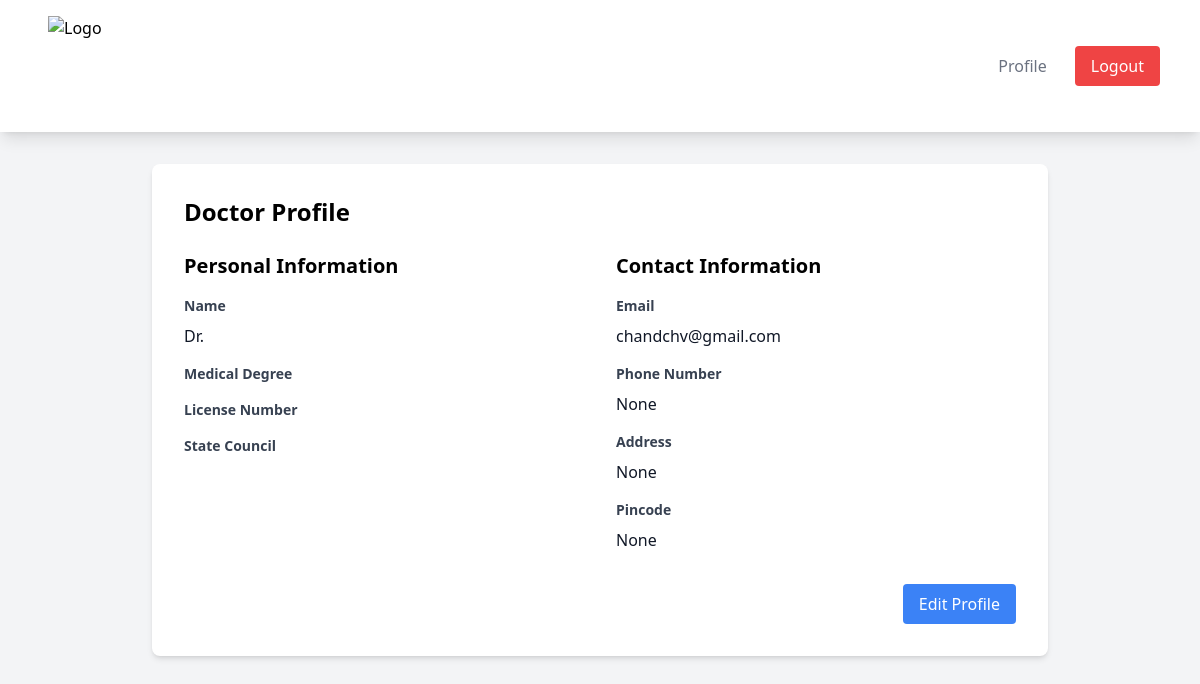
/profile/ (signed in), run on the app's committed database.
### users/models.py (models this page shows, shortened)
class UserProfile(models.Model):
    user = models.OneToOneField(User, on_delete=models.CASCADE)
    clinic = models.ForeignKey(Clinic, on_delete=models.SET_NULL, null=True, blank=True)
    phone_number = models.CharField(max_length=20, null=True, blank=True)
    address = models.TextField(null=True, blank=True)
    pincode = models.CharField(max_length=10, null=True, blank=True)

### users/views/template_views.py (the view)
# urls.py: path('profile/', profile_view, name='profile'),
@login_required
def profile_view(request):
    profile = request.user.userprofile
    return render(request, 'profile.html', {'profile': profile})

### users/templates/profile.html (shortened to what this page needs)
{% extends 'base.html' %}
{% block content %}
<div class="max-w-4xl mx-auto">
    <div class="bg-white rounded-lg shadow-md p-8">
        <h1 class="text-2xl font-bold mb-6">Doctor Profile</h1>
        <div class="grid grid-cols-2 gap-8">
            <div>
                <h2 class="text-xl font-semibold mb-4">Personal Information</h2>
                <div class="space-y-4">
                    <div>
                        <label class="block text-gray-700 text-sm font-bold mb-2">Name</label>
                        <p class="text-gray-900">Dr. {{ profile.user.first_name }} {{ profile.user.last_name }}</p>
                    </div>
                    <div>
                        <label class="block text-gray-700 text-sm font-bold mb-2">Medical Degree</label>
                    </div>
                    <div>
                        <label class="block text-gray-700 text-sm font-bold mb-2">License Number</label>
                    </div>
                    <div>
                        <label class="block text-gray-700 text-sm font-bold mb-2">State Council</label>
                    </div>
                </div>
            </div>
            <div>
                <h2 class="text-xl font-semibold mb-4">Contact Information</h2>
                <div class="space-y-4">
                    <div>
                        <label class="block text-gray-700 text-sm font-bold mb-2">Email</label>
                        <p class="text-gray-900">{{ profile.user.email }}</p>
                    </div>
                    <div>
                        <label class="block text-gray-700 text-sm font-bold mb-2">Phone Number</label>
                        <p class="text-gray-900">{{ profile.phone_number }}</p>
                    </div>
                    <div>
                        <label class="block text-gray-700 text-sm font-bold mb-2">Address</label>
                        <p class="text-gray-900">{{ profile.address }}</p>
                    </div>
                    <div>
                        <label class="block text-gray-700 text-sm font-bold mb-2">Pincode</label>
                        <p class="text-gray-900">{{ profile.pincode }}</p>
                    </div>
                </div>
            </div>
        </div>
        <div class="mt-8 flex justify-end">
            <button class="bg-blue-500 text-white px-4 py-2 rounded hover:bg-blue-600"
                    hx-get="{% url 'users:profile_edit' %}"
                    hx-target="#modal"
                    hx-trigger="click">
                Edit Profile
            </button>
        </div>
    </div>
</div>
{% endblock %}

### data on the page
UserProfile: user.email "chandchv@gmail.com", phone_number "None", address "None", pincode "None"
